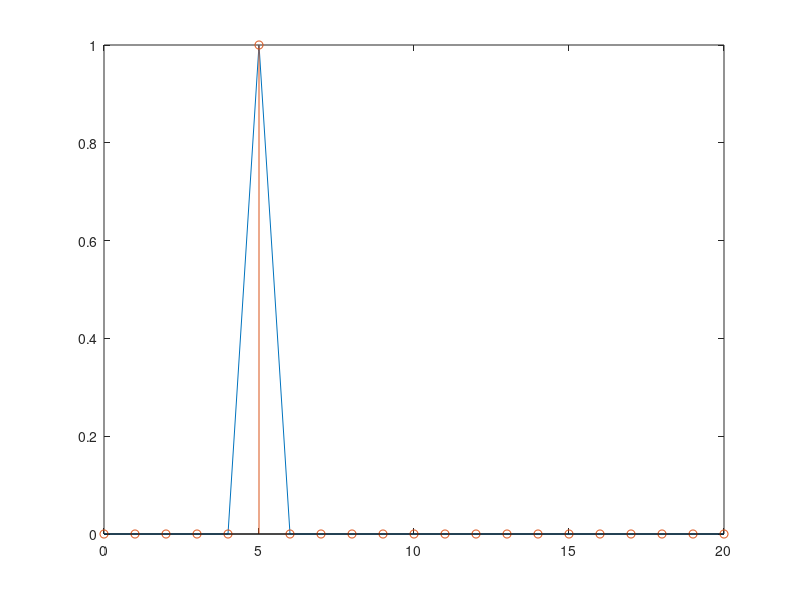
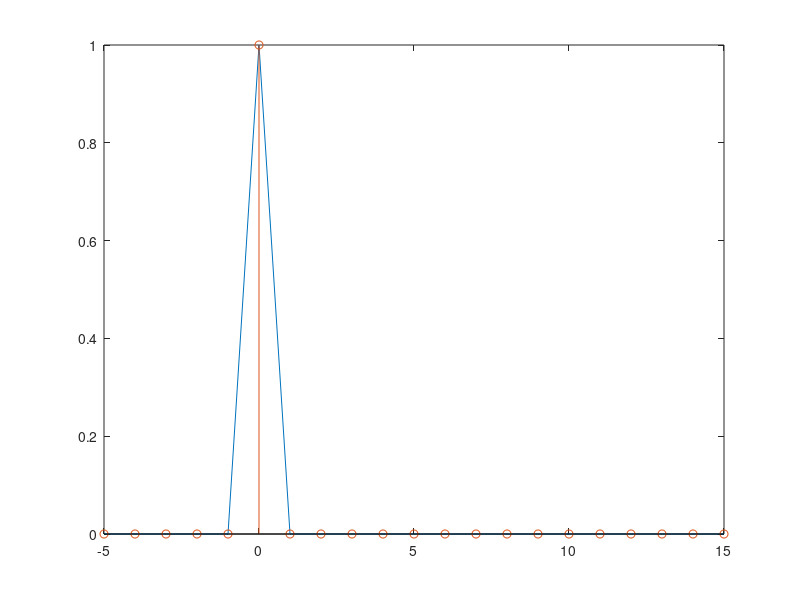
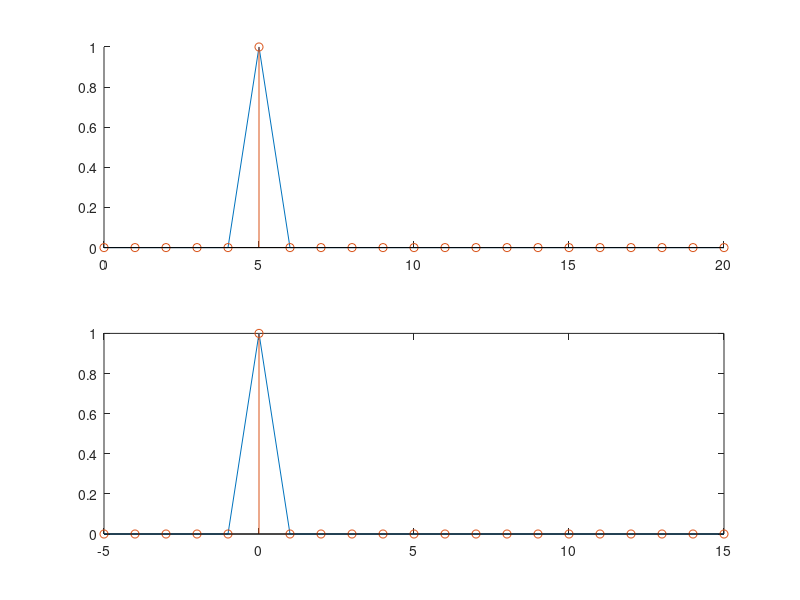
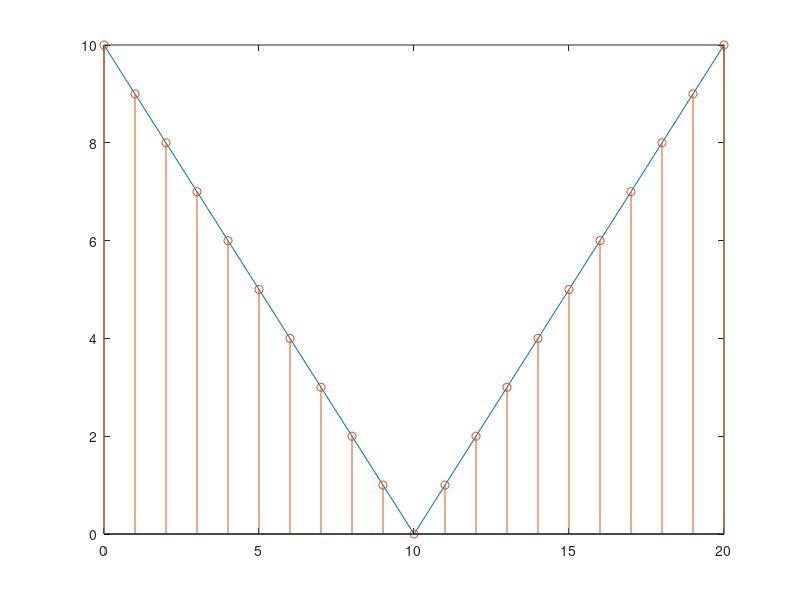

MATLAB code for these plots, in order:
%a)
z=[0,0,0,0,0,1,0,0,0,0,0,0,0,0,0,0,0,0,0,0,0]
n=0:20
m=-5:15
%prima figura este reprezentata in grafice diferite
figure(1)
plot(n,z)
hold on
stem(n,z)
hold off
figure(2)
plot(m,z)
hold on
stem(m,z)
hold off
%a doua fiugra este reprezentata prin 2 grafice unul sub altul
figure(3)
subplot(2,1,1)
hold on
plot(n,z)
subplot(2,1,2)
plot(m,z)
hold on
subplot(2,1,1)
stem(n,z)
subplot(2,1,2)
stem(m,z)
hold off


%b)
n=0:20
t=abs(10-n);
figure(4)
plot(n,t)
hold on
stem(n,t)
hold off
figure(5)
subplot(2,1,1)
plot(n,t)
subplot(2,1,2)
stem(n,t)

%c)
n=-15:25
x1=sin(pi*n/17)
figure(6)
plot(n,x1)
hold on
stem(n,x1)
hold off
figure(7)
subplot(2,1,1)
plot(n,x1)
subplot(2,1,2)
stem(n,x1)

n=0:50
x2=cos(pi*n/sqrt(23))
figure(8)
plot(n,x2)
hold on
stem(n,x2)
hold off
figure(9)
subplot(2,1,1)
plot(n,x2)
subplot(2,1,2)
stem(n,x2)

%Graficul fiecarui subpunct a fost creat intr-un grafic separat utilizand 
%comanda figure(n).Hold on retine graficele deja existente in sistemul de 
%axe asupra caruia se opereaza.Hold off opreste suprapunerea graficelor.
%Functia plot se foloseste pentru trasarea graficului, functia subplot
%imparte fereastra in mai multe grafice si specifica unde trasam graficul,
%iar functia stem face graficul de tip discret
